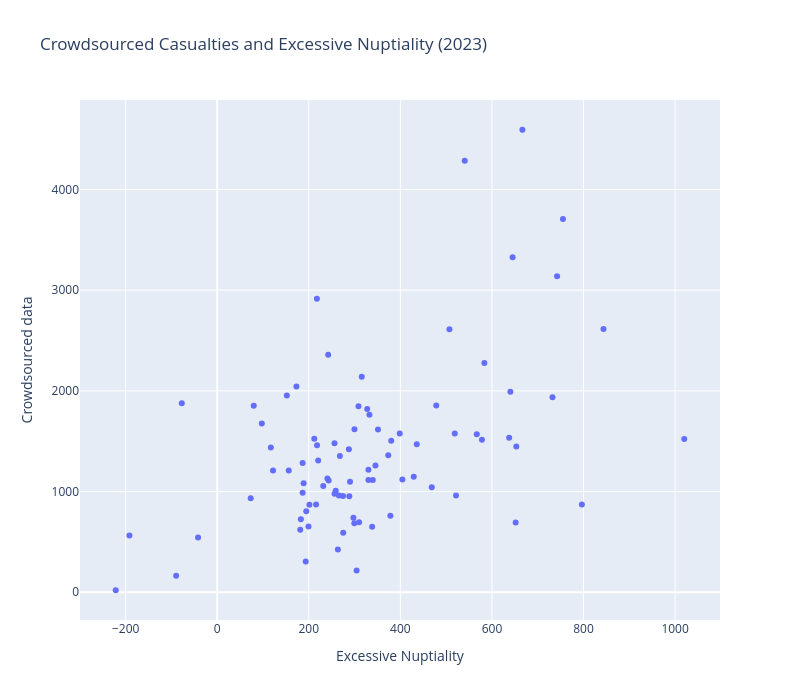

The notebook cell this image was saved under:
### Markdown cell above
# War mortality (Crowdsourced data) and Excessive Nuptiality

### Code cell
fig = px.scatter(
    df_full[df_full["Year"] == 2023],
    x='ex_nup_per100k',
    y='Total_pc',
    hover_name='Region',
    title="Crowdsourced Casualties and Excessive Nuptiality (2023)",
    labels={"ex_nup_per100k": "Excessive Nuptiality", "Total_pc": "Crowdsourced data"},
    width=800, height=700
)



fig.show()

### Figure 1 — Plotly figure (JSON) as saved in the notebook; plotly's stock layout.template omitted (floating-point values rounded to 4 significant figures)
{"data": [{"hovertemplate": "<b>%{hovertext}</b><br><br>Excessive Nuptiality=%{x}<br>Crowdsourced data=%{y}<extra></extra>", "hovertext": ["Алтайский край", "Амурская область", "Архангельская область без АО", "Астраханская область", "Белгородская область", "Брянская область", "Владимирская область", "Волгоградская область", "Вологодская область", "Воронежская область", "Москва", "Санкт-Петербург", "Севастополь", "Еврейская АО", "Забайкальский край", "Ивановская область", "Иркутская область", "Кабардино-Балкария", "Калининградская область", "Калужская область", "Камчатский край", "Карачаево-Черкесия", "Кемеровская область", "Кировская область", "Костромская область", "Краснодарский край", "Красноярский край", "Курганская область", "Курская область", "Ленинградская область", "Липецкая область", "Магаданская область", "Московская область", "Мурманская область", "Ненецкий АО", "Нижегородская область", "Новгородская область", "Новосибирская область", "Омская область", "Оренбургская область", "Орловская область", "Пензенская область", "Пермский край", "Приморский край", "Псковская область", "Республика Адыгея", "Республика Алтай", "Республика Башкортостан", "Республика Бурятия", "Республика Дагестан", "Республика Ингушетия", "Республика Калмыкия", "Республика Карелия", "Республика Коми", "Республика Крым", "Республика Марий Эл", "Республика Мордовия", "Якутия", "Северная Осетия", "Республика Татарстан", "Республика Тыва", "Республика Хакасия", "Ростовская область", "Рязанская область", "Самарская область", "Саратовская область", "Сахалинская область", "Свердловская область", "Смоленская область", "Ставропольский край", "Тамбовская область", "Тверская область", "Томская область", "Тульская область", "Тюменская область без АО", "Удмуртская Республика", "Ульяновская область", "Хабаровский край", "Ханты-Мансийский АО", "Челябинская область", "Чеченская Республика", "Чувашская Республика", "Чукотский АО", "Ямало-Hенецкий АО", "Ярославская область"], "legendgroup": "", "marker": {"color": "#636efa", "symbol": "circle"}, "mode": "markers", "name": "", "orientation": "v", "showlegend": false, "type": "scatter", "x": [435.8, 1020.0, 315.6, 79.83, 345.6, 212.0, 288.5, 287.6, 308.5, 265.8, 304.4, 263.5, 193.2, 796.4, 742.2, 339.8, 351.1, -41.84, 653.2, 186.5, 637.6, 199.3, 518.7, 299.7, 468.6, 274.8, 373.6, 398.6, 240.6, 299.4, 243.3, 507.1, 338.4, 258.8, 217.7, 194.5, 478.4, 429.3, 566.8, 173.0, 218.1, 215.9, 327.6, 732.2, 578.2, 275.1, 645.1, 156.2, 755.1, -191.7, -89.72, 152.1, 583.4, 242.3, 181.3, 186.5, 117.1, 332.4, -77.35, 256.2, 666.5, 640.2, 256.3, 182.7, 231.6, 330.3, 843.6, 404.4, 378.1, 188.7, 122.0, 380.1, 220.5, 309.8, 521.6, 97.46, 267.9, 651.8, 201.4, 330.2, -221.6, 73.11, 540.6, 290.0, 297.5], "xaxis": "x", "y": [1470.0, 1522.0, 2141.0, 1852.0, 1260.0, 1524.0, 953.9, 1421.0, 1848.0, 961.9, 216.0, 424.8, 304.7, 871.2, 3137.0, 1114.0, 1615.0, 542.8, 1447.0, 987.4, 1535.0, 654.2, 1576.0, 1619.0, 1043.0, 955.2, 1360.0, 1576.0, 1131.0, 686.2, 1111.0, 2612.0, 650.0, 1007.0, 2916.0, 804.6, 1854.0, 1147.0, 1570.0, 2044.0, 1460.0, 872.1, 1820.0, 1935.0, 1513.0, 592.0, 3326.0, 1210.0, 3706.0, 562.9, 163.8, 1953.0, 2276.0, 2359.0, 620.5, 1285.0, 1438.0, 1764.0, 1877.0, 1479.0, 4593.0, 1992.0, 977.7, 726.2, 1056.0, 1115.0, 2614.0, 1120.0, 759.9, 1082.0, 1208.0, 1505.0, 1309.0, 694.1, 962.1, 1676.0, 1354.0, 692.2, 869.4, 1217.0, 20.02, 933.6, 4284.0, 1096.0, 739.9], "yaxis": "y"}], "layout": {"height": 700, "legend": {"tracegroupgap": 0}, "title": {"text": "Crowdsourced Casualties and Excessive Nuptiality (2023)"}, "width": 800, "xaxis": {"anchor": "y", "domain": [0, 1], "title": {"text": "Excessive Nuptiality"}}, "yaxis": {"anchor": "x", "domain": [0, 1], "title": {"text": "Crowdsourced data"}}}}
